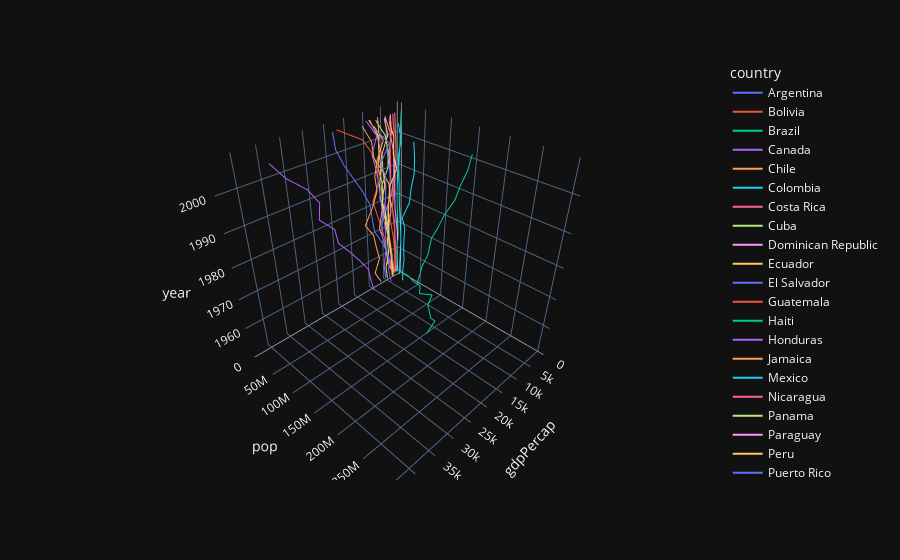

Write notebook code for a chart like this one.
### Code cell
fig = px.line_3d(dataset, x="gdpPercap", y="pop", z="year",color='country')
fig.update_layout(template='plotly_dark')
fig.show()

### Figure 1 — Plotly figure (JSON) as saved in the notebook; plotly's stock layout.template omitted (floating-point values rounded to 4 significant figures)
{"data": [{"hovertemplate": "country=Argentina<br>gdpPercap=%{x}<br>pop=%{y}<br>year=%{z}<extra></extra>", "legendgroup": "Argentina", "line": {"color": "#636efa", "dash": "solid"}, "mode": "lines", "name": "Argentina", "scene": "scene", "showlegend": true, "type": "scatter3d", "x": [5911.0, 6857.0, 7133.0, 8053.0, 9443.0, 10080.0, 8998.0, 9140.0, 9308.0, 10970.0, 8798.0, 12780.0], "y": [17876956, 19610538, 21283783, 22934225, 24779799, 26983828, 29341374, 31620918, 33958947, 36203463, 38331121, 40301927], "z": [1952, 1957, 1962, 1967, 1972, 1977, 1982, 1987, 1992, 1997, 2002, 2007]}, {"hovertemplate": "country=Bolivia<br>gdpPercap=%{x}<br>pop=%{y}<br>year=%{z}<extra></extra>", "legendgroup": "Bolivia", "line": {"color": "#EF553B", "dash": "solid"}, "mode": "lines", "name": "Bolivia", "scene": "scene", "showlegend": true, "type": "scatter3d", "x": [2677.0, 2128.0, 2181.0, 2587.0, 2980.0, 3548.0, 3157.0, 2754.0, 2962.0, 3326.0, 3413.0, 3822.0], "y": [2883315, 3211738, 3593918, 4040665, 4565872, 5079716, 5642224, 6156369, 6893451, 7693188, 8445134, 9119152], "z": [1952, 1957, 1962, 1967, 1972, 1977, 1982, 1987, 1992, 1997, 2002, 2007]}, {"hovertemplate": "country=Brazil<br>gdpPercap=%{x}<br>pop=%{y}<br>year=%{z}<extra></extra>", "legendgroup": "Brazil", "line": {"color": "#00cc96", "dash": "solid"}, "mode": "lines", "name": "Brazil", "scene": "scene", "showlegend": true, "type": "scatter3d", "x": [2109.0, 2487.0, 3337.0, 3430.0, 4986.0, 6660.0, 7031.0, 7807.0, 6950.0, 7958.0, 8131.0, 9066.0], "y": [56602560, 65551171, 76039390, 88049823, 100840058, 114313951, 128962939, 142938076, 155975974, 168546719, 179914212, 190010647], "z": [1952, 1957, 1962, 1967, 1972, 1977, 1982, 1987, 1992, 1997, 2002, 2007]}, {"hovertemplate": "country=Canada<br>gdpPercap=%{x}<br>pop=%{y}<br>year=%{z}<extra></extra>", "legendgroup": "Canada", "line": {"color": "#ab63fa", "dash": "solid"}, "mode": "lines", "name": "Canada", "scene": "scene", "showlegend": true, "type": "scatter3d", "x": [11370.0, 12490.0, 13460.0, 16080.0, 18970.0, 22090.0, 22900.0, 26630.0, 26340.0, 28950.0, 33330.0, 36320.0], "y": [14785584, 17010154, 18985849, 20819767, 22284500, 23796400, 25201900, 26549700, 28523502, 30305843, 31902268, 33390141], "z": [1952, 1957, 1962, 1967, 1972, 1977, 1982, 1987, 1992, 1997, 2002, 2007]}, {"hovertemplate": "country=Chile<br>gdpPercap=%{x}<br>pop=%{y}<br>year=%{z}<extra></extra>", "legendgroup": "Chile", "line": {"color": "#FFA15A", "dash": "solid"}, "mode": "lines", "name": "Chile", "scene": "scene", "showlegend": true, "type": "scatter3d", "x": [3940.0, 4316.0, 4519.0, 5107.0, 5494.0, 4757.0, 5096.0, 5547.0, 7596.0, 10120.0, 10780.0, 13170.0], "y": [6377619, 7048426, 7961258, 8858908, 9717524, 10599793, 11487112, 12463354, 13572994, 14599929, 15497046, 16284741], "z": [1952, 1957, 1962, 1967, 1972, 1977, 1982, 1987, 1992, 1997, 2002, 2007]}, {"hovertemplate": "country=Colombia<br>gdpPercap=%{x}<br>pop=%{y}<br>year=%{z}<extra></extra>", "legendgroup": "Colombia", "line": {"color": "#19d3f3", "dash": "solid"}, "mode": "lines", "name": "Colombia", "scene": "scene", "showlegend": true, "type": "scatter3d", "x": [2144.0, 2324.0, 2492.0, 2679.0, 3265.0, 3816.0, 4398.0, 4903.0, 5445.0, 6117.0, 5755.0, 7007.0], "y": [12350771, 14485993, 17009885, 19764027, 22542890, 25094412, 27764644, 30964245, 34202721, 37657830, 41008227, 44227550], "z": [1952, 1957, 1962, 1967, 1972, 1977, 1982, 1987, 1992, 1997, 2002, 2007]}, {"hovertemplate": "country=Costa Rica<br>gdpPercap=%{x}<br>pop=%{y}<br>year=%{z}<extra></extra>", "legendgroup": "Costa Rica", "line": {"color": "#FF6692", "dash": "solid"}, "mode": "lines", "name": "Costa Rica", "scene": "scene", "showlegend": true, "type": "scatter3d", "x": [2627.0, 2990.0, 3461.0, 4162.0, 5118.0, 5927.0, 5263.0, 5630.0, 6160.0, 6677.0, 7723.0, 9645.0], "y": [926317, 1112300, 1345187, 1588717, 1834796, 2108457, 2424367, 2799811, 3173216, 3518107, 3834934, 4133884], "z": [1952, 1957, 1962, 1967, 1972, 1977, 1982, 1987, 1992, 1997, 2002, 2007]}, {"hovertemplate": "country=Cuba<br>gdpPercap=%{x}<br>pop=%{y}<br>year=%{z}<extra></extra>", "legendgroup": "Cuba", "line": {"color": "#B6E880", "dash": "solid"}, "mode": "lines", "name": "Cuba", "scene": "scene", "showlegend": true, "type": "scatter3d", "x": [5587.0, 6092.0, 5181.0, 5690.0, 5305.0, 6380.0, 7317.0, 7533.0, 5593.0, 5432.0, 6341.0, 8948.0], "y": [6007797, 6640752, 7254373, 8139332, 8831348, 9537988, 9789224, 10239839, 10723260, 10983007, 11226999, 11416987], "z": [1952, 1957, 1962, 1967, 1972, 1977, 1982, 1987, 1992, 1997, 2002, 2007]}, {"hovertemplate": "country=Dominican Republic<br>gdpPercap=%{x}<br>pop=%{y}<br>year=%{z}<extra></extra>", "legendgroup": "Dominican Republic", "line": {"color": "#FF97FF", "dash": "solid"}, "mode": "lines", "name": "Dominican Republic", "scene": "scene", "showlegend": true, "type": "scatter3d", "x": [1398.0, 1544.0, 1662.0, 1654.0, 2190.0, 2682.0, 2861.0, 2900.0, 3044.0, 3614.0, 4564.0, 6025.0], "y": [2491346, 2923186, 3453434, 4049146, 4671329, 5302800, 5968349, 6655297, 7351181, 7992357, 8650322, 9319622], "z": [1952, 1957, 1962, 1967, 1972, 1977, 1982, 1987, 1992, 1997, 2002, 2007]}, {"hovertemplate": "country=Ecuador<br>gdpPercap=%{x}<br>pop=%{y}<br>year=%{z}<extra></extra>", "legendgroup": "Ecuador", "line": {"color": "#FECB52", "dash": "solid"}, "mode": "lines", "name": "Ecuador", "scene": "scene", "showlegend": true, "type": "scatter3d", "x": [3522.0, 3781.0, 4086.0, 4579.0, 5281.0, 6680.0, 7214.0, 6482.0, 7104.0, 7429.0, 5773.0, 6873.0], "y": [3548753, 4058385, 4681707, 5432424, 6298651, 7278866, 8365850, 9545158, 10748394, 11911819, 12921234, 13755680], "z": [1952, 1957, 1962, 1967, 1972, 1977, 1982, 1987, 1992, 1997, 2002, 2007]}, {"hovertemplate": "country=El Salvador<br>gdpPercap=%{x}<br>pop=%{y}<br>year=%{z}<extra></extra>", "legendgroup": "El Salvador", "line": {"color": "#636efa", "dash": "solid"}, "mode": "lines", "name": "El Salvador", "scene": "scene", "showlegend": true, "type": "scatter3d", "x": [3048.0, 3422.0, 3777.0, 4359.0, 4520.0, 5139.0, 4098.0, 4140.0, 4444.0, 5155.0, 5352.0, 5728.0], "y": [2042865, 2355805, 2747687, 3232927, 3790903, 4282586, 4474873, 4842194, 5274649, 5783439, 6353681, 6939688], "z": [1952, 1957, 1962, 1967, 1972, 1977, 1982, 1987, 1992, 1997, 2002, 2007]}, {"hovertemplate": "country=Guatemala<br>gdpPercap=%{x}<br>pop=%{y}<br>year=%{z}<extra></extra>", "legendgroup": "Guatemala", "line": {"color": "#EF553B", "dash": "solid"}, "mode": "lines", "name": "Guatemala", "scene": "scene", "showlegend": true, "type": "scatter3d", "x": [2428.0, 2617.0, 2750.0, 3243.0, 4031.0, 4880.0, 4820.0, 4246.0, 4439.0, 4684.0, 4858.0, 5186.0], "y": [3146381, 3640876, 4208858, 4690773, 5149581, 5703430, 6395630, 7326406, 8486949, 9803875, 11178650, 12572928], "z": [1952, 1957, 1962, 1967, 1972, 1977, 1982, 1987, 1992, 1997, 2002, 2007]}, {"hovertemplate": "country=Haiti<br>gdpPercap=%{x}<br>pop=%{y}<br>year=%{z}<extra></extra>", "legendgroup": "Haiti", "line": {"color": "#00cc96", "dash": "solid"}, "mode": "lines", "name": "Haiti", "scene": "scene", "showlegend": true, "type": "scatter3d", "x": [1840.0, 1727.0, 1797.0, 1452.0, 1654.0, 1874.0, 2011.0, 1823.0, 1456.0, 1342.0, 1270.0, 1202.0], "y": [3201488, 3507701, 3880130, 4318137, 4698301, 4908554, 5198399, 5756203, 6326682, 6913545, 7607651, 8502814], "z": [1952, 1957, 1962, 1967, 1972, 1977, 1982, 1987, 1992, 1997, 2002, 2007]}, {"hovertemplate": "country=Honduras<br>gdpPercap=%{x}<br>pop=%{y}<br>year=%{z}<extra></extra>", "legendgroup": "Honduras", "line": {"color": "#ab63fa", "dash": "solid"}, "mode": "lines", "name": "Honduras", "scene": "scene", "showlegend": true, "type": "scatter3d", "x": [2195.0, 2220.0, 2291.0, 2538.0, 2530.0, 3203.0, 3122.0, 3023.0, 3082.0, 3160.0, 3100.0, 3548.0], "y": [1517453, 1770390, 2090162, 2500689, 2965146, 3055235, 3669448, 4372203, 5077347, 5867957, 6677328, 7483763], "z": [1952, 1957, 1962, 1967, 1972, 1977, 1982, 1987, 1992, 1997, 2002, 2007]}, {"hovertemplate": "country=Jamaica<br>gdpPercap=%{x}<br>pop=%{y}<br>year=%{z}<extra></extra>", "legendgroup": "Jamaica", "line": {"color": "#FFA15A", "dash": "solid"}, "mode": "lines", "name": "Jamaica", "scene": "scene", "showlegend": true, "type": "scatter3d", "x": [2899.0, 4757.0, 5246.0, 6125.0, 7434.0, 6650.0, 6068.0, 6351.0, 7405.0, 7122.0, 6995.0, 7321.0], "y": [1426095, 1535090, 1665128, 1861096, 1997616, 2156814, 2298309, 2326606, 2378618, 2531311, 2664659, 2780132], "z": [1952, 1957, 1962, 1967, 1972, 1977, 1982, 1987, 1992, 1997, 2002, 2007]}, {"hovertemplate": "country=Mexico<br>gdpPercap=%{x}<br>pop=%{y}<br>year=%{z}<extra></extra>", "legendgroup": "Mexico", "line": {"color": "#19d3f3", "dash": "solid"}, "mode": "lines", "name": "Mexico", "scene": "scene", "showlegend": true, "type": "scatter3d", "x": [3478.0, 4132.0, 4582.0, 5755.0, 6809.0, 7675.0, 9611.0, 8688.0, 9472.0, 9767.0, 10740.0, 11980.0], "y": [30144317, 35015548, 41121485, 47995559, 55984294, 63759976, 71640904, 80122492, 88111030, 95895146, 102479927, 108700891], "z": [1952, 1957, 1962, 1967, 1972, 1977, 1982, 1987, 1992, 1997, 2002, 2007]}, {"hovertemplate": "country=Nicaragua<br>gdpPercap=%{x}<br>pop=%{y}<br>year=%{z}<extra></extra>", "legendgroup": "Nicaragua", "line": {"color": "#FF6692", "dash": "solid"}, "mode": "lines", "name": "Nicaragua", "scene": "scene", "showlegend": true, "type": "scatter3d", "x": [3112.0, 3457.0, 3634.0, 4643.0, 4689.0, 5486.0, 3470.0, 2956.0, 2170.0, 2253.0, 2475.0, 2749.0], "y": [1165790, 1358828, 1590597, 1865490, 2182908, 2554598, 2979423, 3344353, 4017939, 4609572, 5146848, 5675356], "z": [1952, 1957, 1962, 1967, 1972, 1977, 1982, 1987, 1992, 1997, 2002, 2007]}, {"hovertemplate": "country=Panama<br>gdpPercap=%{x}<br>pop=%{y}<br>year=%{z}<extra></extra>", "legendgroup": "Panama", "line": {"color": "#B6E880", "dash": "solid"}, "mode": "lines", "name": "Panama", "scene": "scene", "showlegend": true, "type": "scatter3d", "x": [2480.0, 2962.0, 3537.0, 4421.0, 5364.0, 5352.0, 7010.0, 7035.0, 6619.0, 7114.0, 7356.0, 9809.0], "y": [940080, 1063506, 1215725, 1405486, 1616384, 1839782, 2036305, 2253639, 2484997, 2734531, 2990875, 3242173], "z": [1952, 1957, 1962, 1967, 1972, 1977, 1982, 1987, 1992, 1997, 2002, 2007]}, {"hovertemplate": "country=Paraguay<br>gdpPercap=%{x}<br>pop=%{y}<br>year=%{z}<extra></extra>", "legendgroup": "Paraguay", "line": {"color": "#FF97FF", "dash": "solid"}, "mode": "lines", "name": "Paraguay", "scene": "scene", "showlegend": true, "type": "scatter3d", "x": [1952.0, 2046.0, 2148.0, 2299.0, 2523.0, 3248.0, 4259.0, 3999.0, 4196.0, 4247.0, 3784.0, 4173.0], "y": [1555876, 1770902, 2009813, 2287985, 2614104, 2984494, 3366439, 3886512, 4483945, 5154123, 5884491, 6667147], "z": [1952, 1957, 1962, 1967, 1972, 1977, 1982, 1987, 1992, 1997, 2002, 2007]}, {"hovertemplate": "country=Peru<br>gdpPercap=%{x}<br>pop=%{y}<br>year=%{z}<extra></extra>", "legendgroup": "Peru", "line": {"color": "#FECB52", "dash": "solid"}, "mode": "lines", "name": "Peru", "scene": "scene", "showlegend": true, "type": "scatter3d", "x": [3759.0, 4245.0, 4957.0, 5788.0, 5938.0, 6281.0, 6435.0, 6361.0, 4446.0, 5838.0, 5909.0, 7409.0], "y": [8025700, 9146100, 10516500, 12132200, 13954700, 15990099, 18125129, 20195924, 22430449, 24748122, 26769436, 28674757], "z": [1952, 1957, 1962, 1967, 1972, 1977, 1982, 1987, 1992, 1997, 2002, 2007]}, {"hovertemplate": "country=Puerto Rico<br>gdpPercap=%{x}<br>pop=%{y}<br>year=%{z}<extra></extra>", "legendgroup": "Puerto Rico", "line": {"color": "#636efa", "dash": "solid"}, "mode": "lines", "name": "Puerto Rico", "scene": "scene", "showlegend": true, "type": "scatter3d", "x": [3082.0, 3907.0, 5108.0, 6929.0, 9123.0, 9771.0, 10330.0, 12280.0, 14640.0, 17000.0, 18860.0, 19330.0], "y": [2227000, 2260000, 2448046, 2648961, 2847132, 3080828, 3279001, 3444468, 3585176, 3759430, 3859606, 3942491], "z": [1952, 1957, 1962, 1967, 1972, 1977, 1982, 1987, 1992, 1997, 2002, 2007]}, {"hovertemplate": "country=Trinidad and Tobago<br>gdpPercap=%{x}<br>pop=%{y}<br>year=%{z}<extra></extra>", "legendgroup": "Trinidad and Tobago", "line": {"color": "#EF553B", "dash": "solid"}, "mode": "lines", "name": "Trinidad and Tobago", "scene": "scene", "showlegend": true, "type": "scatter3d", "x": [3023.0, 4100.0, 4998.0, 5621.0, 6620.0, 7900.0, 9120.0, 7389.0, 7371.0, 8793.0, 11460.0, 18010.0], "y": [662850, 764900, 887498, 960155, 975199, 1039009, 1116479, 1191336, 1183669, 1138101, 1101832, 1056608], "z": [1952, 1957, 1962, 1967, 1972, 1977, 1982, 1987, 1992, 1997, 2002, 2007]}, {"hovertemplate": "country=United States<br>gdpPercap=%{x}<br>pop=%{y}<br>year=%{z}<extra></extra>", "legendgroup": "United States", "line": {"color": "#00cc96", "dash": "solid"}, "mode": "lines", "name": "United States", "scene": "scene", "showlegend": true, "type": "scatter3d", "x": [13990.0, 14850.0, 16170.0, 19530.0, 21810.0, 24070.0, 25010.0, 29880.0, 32000.0, 35770.0, 39100.0, 42950.0], "y": [157553000, 171984000, 186538000, 198712000, 209896000, 220239000, 232187835, 242803533, 256894189, 272911760, 287675526, 301139947], "z": [1952, 1957, 1962, 1967, 1972, 1977, 1982, 1987, 1992, 1997, 2002, 2007]}, {"hovertemplate": "country=Uruguay<br>gdpPercap=%{x}<br>pop=%{y}<br>year=%{z}<extra></extra>", "legendgroup": "Uruguay", "line": {"color": "#ab63fa", "dash": "solid"}, "mode": "lines", "name": "Uruguay", "scene": "scene", "showlegend": true, "type": "scatter3d", "x": [5717.0, 6151.0, 5603.0, 5445.0, 5703.0, 6504.0, 6920.0, 7452.0, 8137.0, 9230.0, 7727.0, 10610.0], "y": [2252965, 2424959, 2598466, 2748579, 2829526, 2873520, 2953997, 3045153, 3149262, 3262838, 3363085, 3447496], "z": [1952, 1957, 1962, 1967, 1972, 1977, 1982, 1987, 1992, 1997, 2002, 2007]}, {"hovertemplate": "country=Venezuela<br>gdpPercap=%{x}<br>pop=%{y}<br>year=%{z}<extra></extra>", "legendgroup": "Venezuela", "line": {"color": "#FFA15A", "dash": "solid"}, "mode": "lines", "name": "Venezuela", "scene": "scene", "showlegend": true, "type": "scatter3d", "x": [7690.0, 9802.0, 8423.0, 9541.0, 10510.0, 13140.0, 11150.0, 9884.0, 10730.0, 10170.0, 8605.0, 11420.0], "y": [5439568, 6702668, 8143375, 9709552, 11515649, 13503563, 15620766, 17910182, 20265563, 22374398, 24287670, 26084662], "z": [1952, 1957, 1962, 1967, 1972, 1977, 1982, 1987, 1992, 1997, 2002, 2007]}], "layout": {"legend": {"title": {"text": "country"}, "tracegroupgap": 0}, "margin": {"t": 60}, "scene": {"domain": {"x": [0, 1], "y": [0, 1]}, "xaxis": {"title": {"text": "gdpPercap"}}, "yaxis": {"title": {"text": "pop"}}, "zaxis": {"title": {"text": "year"}}}}}
